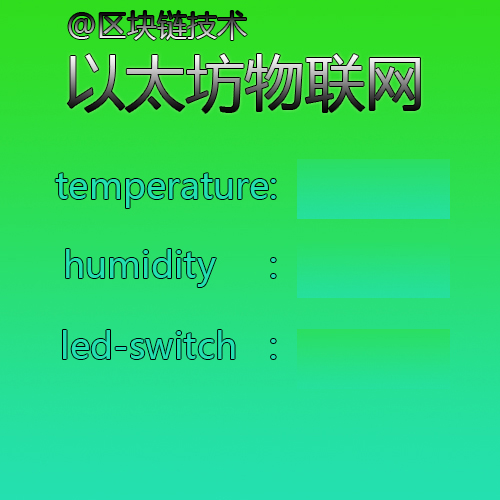
#> input picture wlw.jpg, 500 x 500 px
$ python oc_cv.py
#> lines starting #> are read from the running program, lines starting #| are printed output that depends on the picture
import cv2
import numpy as np
import time

img=cv2.imread('wlw.jpg')
#> img is the input picture: shape (500, 500, 3); mean B, G, R 107.7, 214.1, 44.2
cv2.namedWindow('image_color',cv2.WINDOW_NORMAL)
cv2.putText(img, text="liuxinyu", org=(300, 200), fontFace=cv2.FONT_HERSHEY_SIMPLEX, fontScale=1, thickness=2, lineType=cv2.LINE_AA, color=(0, 0, 250))
cv2.imshow('image_color',img)
cv2.waitKey(10000)
cv2.destroyAllWindows()

cv2.putText(img, text="asjlfasdjil", org=(300, 200), fontFace=cv2.FONT_HERSHEY_SIMPLEX, fontScale=1, thickness=2, lineType=cv2.LINE_AA, color=(0, 0, 250))
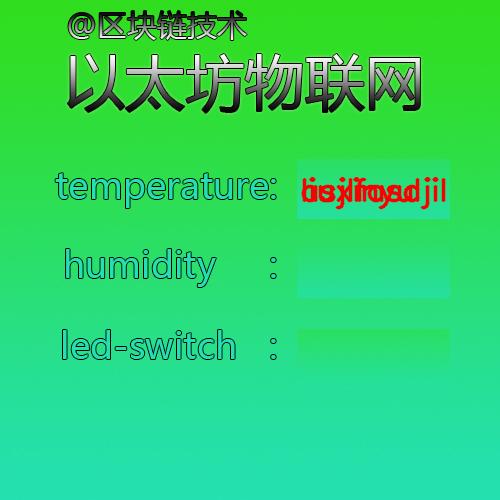
#> img: shape (500, 500, 3); mean B, G, R 106.7, 212.3, 45.8
cv2.imshow('image_color',img)
cv2.waitKey(0)
cv2.destroyAllWindows()
